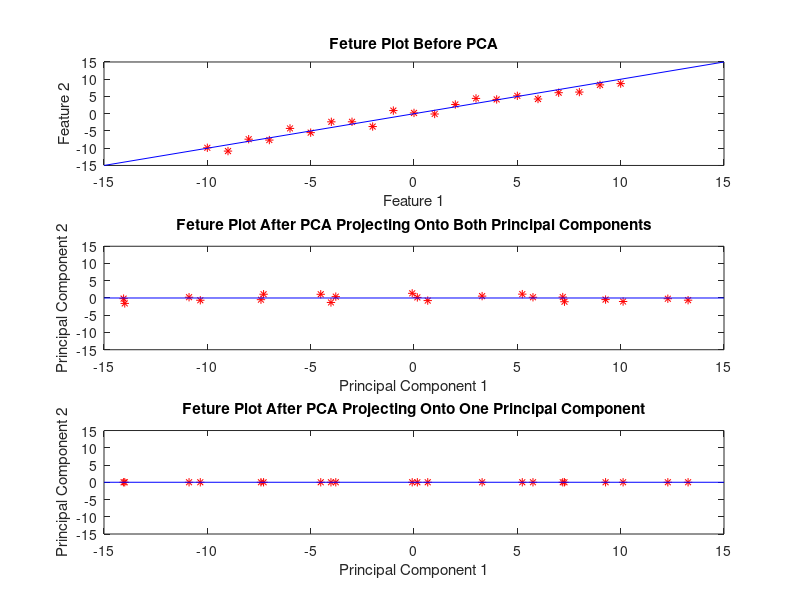

Write MATLAB code to recreate this figure.
%% A script to explain PCA

X = zeros(21, 2);
for i = -10:10
X(i+11,:) = [i, i+(4*rand()-2)];
end

subplot(3, 1,1);
plot(X(:,1), X(:, 2), '*r');
hold all;
plot([-15, 15], [-15, 15], 'b');
axis([-15, 15, -15, 15])
xlabel('Feature 1');
ylabel('Feature 2');
title('Feture Plot Before PCA');

subplot(3,1,2);
coeffs = pca(X);
X_subspace = X*coeffs;
plot(X_subspace(:,1), X_subspace(:, 2), '*r');
hold all;
axis([-15, 15, -15, 15])
plot([-15 15], [0 0], 'b');
xlabel('Principal Component 1');
ylabel('Principal Component 2');
title('Feture Plot After PCA Projecting Onto Both Principal Components');

subplot(3,1,3);
coeffs = pca(X);
X_subspace = X*coeffs(:, 1);
plot(X_subspace(:,1), 0, '*r');
hold all;
axis([-15, 15, -15, 15])
plot([-15 15], [0 0], 'b');
xlabel('Principal Component 1');
ylabel('Principal Component 2');
title('Feture Plot After PCA Projecting Onto One Principal Component');
